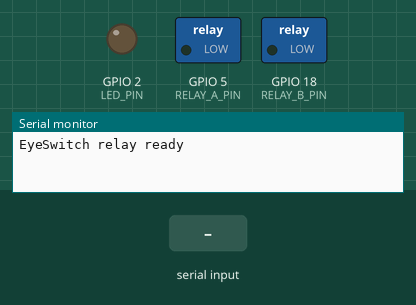
Simulated run of this sketch. Board: ESP32. Shown: switched loads named in the sketch (green lamp = pin HIGH), output pins drawn as LEDs (lit = HIGH), the last lines printed to the serial monitor. The test bench sets the inputs (shaded band).

Above: at 1.4 s.
1.5 s: "A90\n" received over Serial
At 2.3 s:
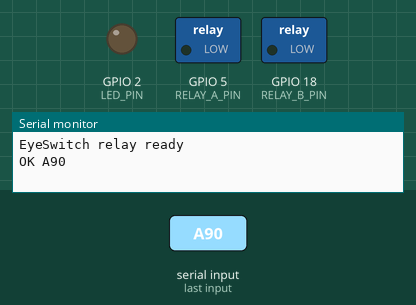
3.0 s: "B90\n" received over Serial
At 3.4 s:
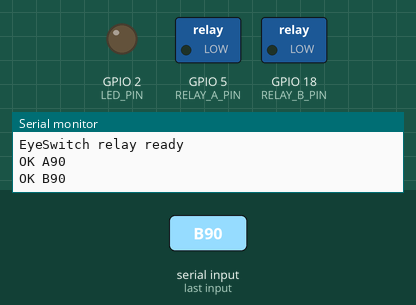
Timing chart, 0 to 6.0 s (numbered marks = the images above; inputs shaded):
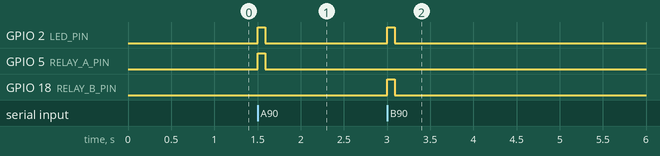

The sketch:

eye_switch_relay.ino
```cpp
/*
  Eye Switch - ESP32 relay bridge

  Reads one command per line from the Android app over USB serial and pulses a
  relay that closes a 3.5 mm mono jack. To the toy, this looks exactly like an
  ordinary adapted switch being pressed.

  Protocol:
      A<ms>\n   pulse relay A (jack A), e.g. A250
      B<ms>\n   pulse relay B (jack B)
      T<ms>\n   same as A, kept so the first app version still works
      PING\n    replies PONG
  Anything else is ignored. Pulse length is clamped to MIN/MAX_PULSE_MS.

  Wiring:
    ESP32 5V -> VCC, GND -> GND, D5 -> IN1 (A), D18 -> IN2 (B, optional)
    each relay's COM / NO -> the two wires of its jack (NO stays open until pressed)

  IMPORTANT: most cheap relay modules energise when IN is pulled LOW. Set
  RELAY_ACTIVE_HIGH to match your board. If a relay clicks on at power-up and
  off when triggered, you have it the wrong way round.
*/

const int  RELAY_A_PIN       = 5;
const int  RELAY_B_PIN       = 18;
const bool RELAY_ACTIVE_HIGH = true;   // set false if your module is active low

const int  DEFAULT_PULSE_MS  = 250;
const int  MIN_PULSE_MS      = 50;
const int  MAX_PULSE_MS      = 2000;

const unsigned long SERIAL_BAUD = 115200;

// The LED gives a visible confirmation while testing without the phone.
const int LED_PIN = 2;

void setRelay(int pin, bool closed) {
  bool level = RELAY_ACTIVE_HIGH ? closed : !closed;
  digitalWrite(pin, level ? HIGH : LOW);
  digitalWrite(LED_PIN, closed ? HIGH : LOW);
}

void pulseRelay(int pin, char name, int ms) {
  if (ms <= 0) ms = DEFAULT_PULSE_MS;
  if (ms < MIN_PULSE_MS) ms = MIN_PULSE_MS;
  if (ms > MAX_PULSE_MS) ms = MAX_PULSE_MS;

  setRelay(pin, true);
  delay(ms);
  setRelay(pin, false);

  Serial.print("OK ");
  Serial.print(name);
  Serial.println(ms);
}

void setup() {
  pinMode(RELAY_A_PIN, OUTPUT);
  pinMode(RELAY_B_PIN, OUTPUT);
  pinMode(LED_PIN, OUTPUT);
  setRelay(RELAY_A_PIN, false);    // start with both switches open
  setRelay(RELAY_B_PIN, false);

  Serial.begin(SERIAL_BAUD);
  delay(200);
  Serial.println("EyeSwitch relay ready");
}

void loop() {
  if (!Serial.available()) return;

  String line = Serial.readStringUntil('\n');
  line.trim();
  if (line.length() == 0) return;

  if (line == "PING") {
    // Lets the app or the Arduino serial monitor confirm the board is alive.
    Serial.println("PONG");
    return;
  }

  char c = line.charAt(0);
  int ms = line.substring(1).toInt();
  if (c == 'A' || c == 'T') {
    pulseRelay(RELAY_A_PIN, 'A', ms);
  } else if (c == 'B') {
    pulseRelay(RELAY_B_PIN, 'B', ms);
  }
}
```

Measured:
- after the input at 1.5 s, GPIO 2 (LED_PIN), GPIO 5 (RELAY_A_PIN): LOW → HIGH at once, → LOW 0.09 s later
- after the input at 3.0 s, GPIO 2 (LED_PIN), GPIO 18 (RELAY_B_PIN): LOW → HIGH at once, → LOW 0.09 s later
